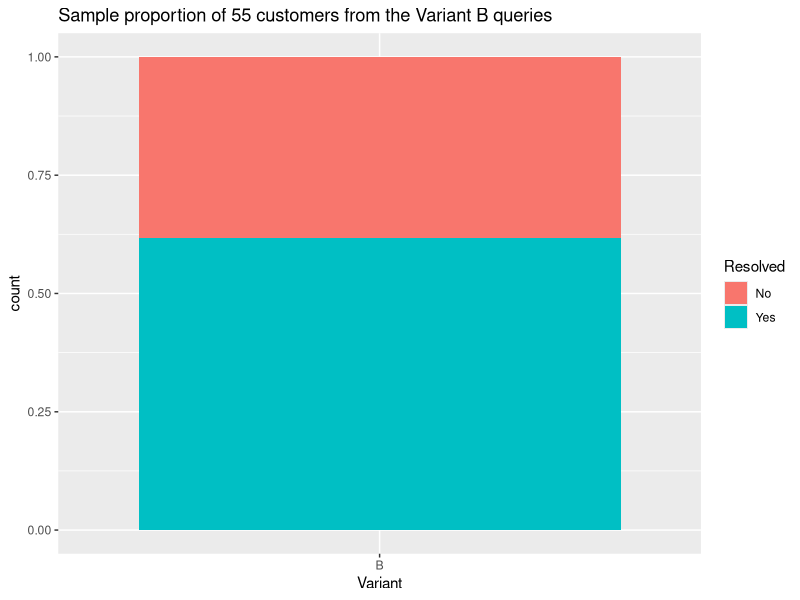
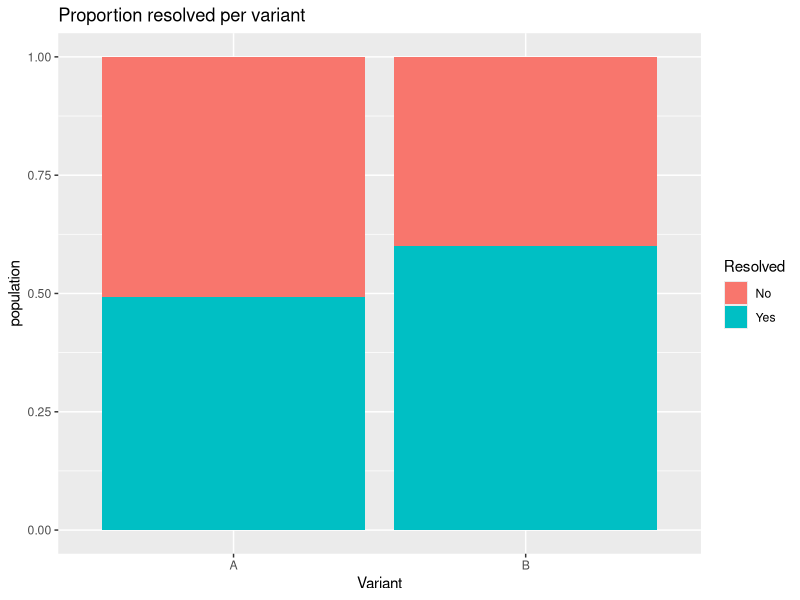
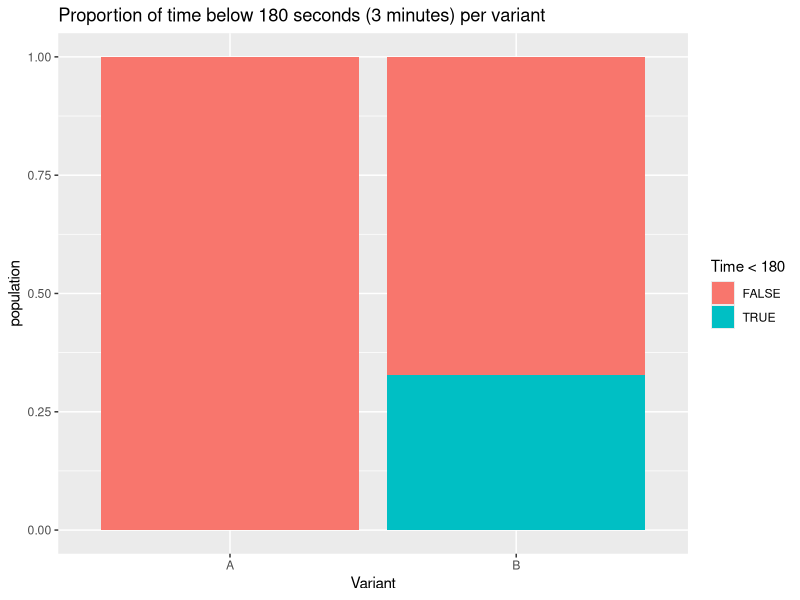
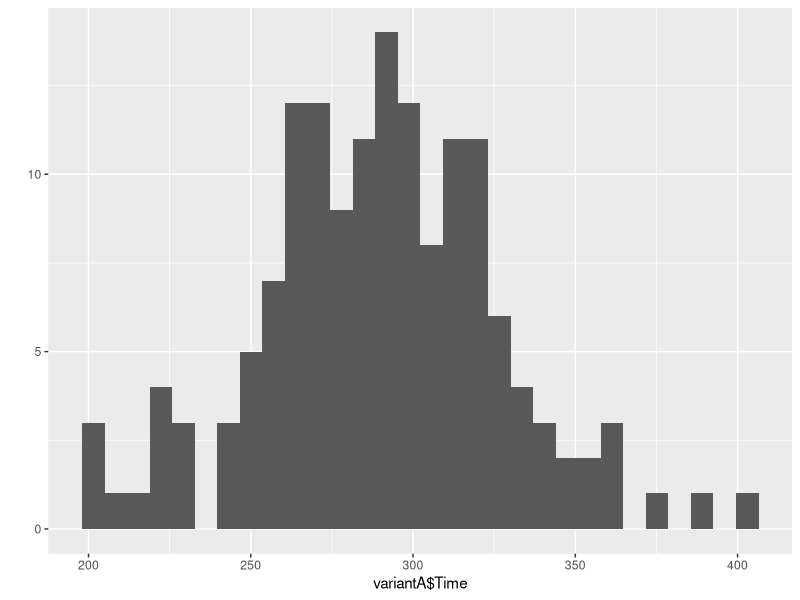
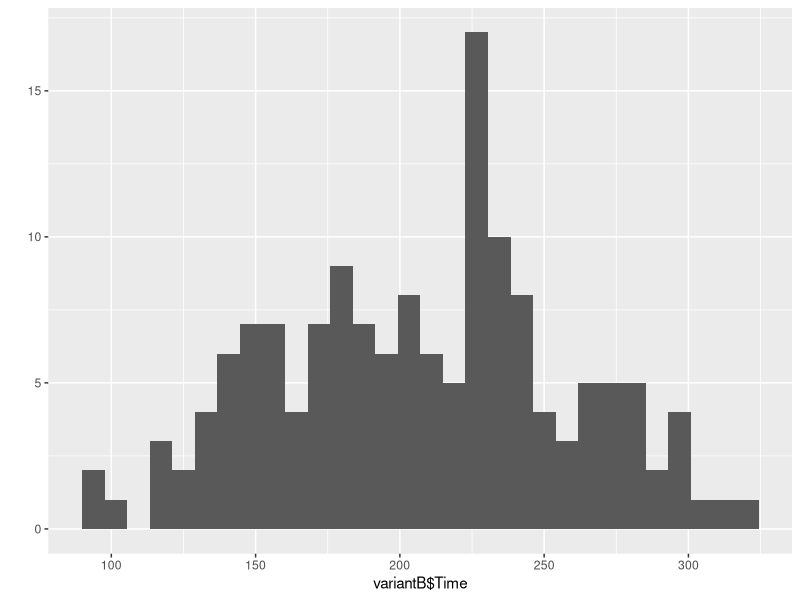

The R script that drew these images, in order:
## ---- chunk 1
library("tidyverse")
## ---- chunk 2
data <- data.frame(read.csv("./ab_test.csv", header = TRUE, sep = ","))

set.seed(626) # set the seed for a repeatable results

threshold <- floor(55 * 0.7)

calculateProbability <- function(events, allPossibleOutcomes) {
  return (round(events / allPossibleOutcomes, 3))
}

eventsAboveThresholdExperiment <- function(sample, noOfDays) {
  days <- list()

  for (x in 1:noOfDays) { # for no of days, gather samples of size 55 where resolution status is "Yes"
    day <- slice_sample(sample, n = 55)
    day <- day %>% select(Resolved) %>% filter(Resolved == "Yes")
    day <- count(day)$n
    days <- append(days, day)
  }
  
  # count and return the number of events which meet our condition
  daysMetCondition <- which(days >= threshold)
  noOfEvents <- length(daysMetCondition)
  return (noOfEvents)
}

calcIntervalEstimate <- function(variant, variantCnt) {
  sigma <- sqrt(sum((variant$Time - 180)**2) / variantCnt)
  
  stdErrMean <- sigma / (sqrt(variantCnt))
  
  marginOfErr <- qnorm(.95) * stdErrMean
  
  intervalEst <- mean(variant$Time)
  intervalEst <- intervalEst + c(-marginOfErr, marginOfErr)
  return (intervalEst)
}
## ---- chunk 3
variantB <- data %>%
  select(Variant, Time, Resolved) %>%
  filter(Variant == 'B')

visitsBelow3minVarB <- variantB %>%
  select(Time) %>%
  filter(Time < 180)

variantBCnt <- count(variantB)$n
visitsBelow3minVarBCnt <- count(visitsBelow3minVarB)$n

varBProbabilityVisitBelow3min <- calculateProbability(visitsBelow3minVarBCnt ,variantBCnt)

sprintf("Probability of a visit time below 3 minutes on the new variant (Variant B) = %s / %s = %s", visitsBelow3minVarBCnt, variantBCnt, varBProbabilityVisitBelow3min)
## ---- chunk 4
oneDaySample <- sample_n(variantB, 55) %>%
  summarise(count= n(), Time, Resolved, Variant)

ggplot(data = oneDaySample, aes(x = Variant, y = count, fill = Resolved)) +
  geom_bar(position = "fill", stat = "identity") +
  ggtitle("Sample proportion of 55 customers from the Variant B queries")
## ---- chunk 5
noOfDays <- 91 # for a calendar quater of days
eventsAboveThresholdVarB <- eventsAboveThresholdExperiment(variantB, noOfDays)

probabilityResolvedAboveThresholdVarB <- calculateProbability(eventsAboveThresholdVarB, noOfDays)

sprintf("probability that at least 70 percent of queries on the new site will be resolved in a day where it is assumed that 55 customers visit the site = %s", probabilityResolvedAboveThresholdVarB)
## ---- chunk 6
variantA <- data %>%
  select(Variant, Time, Resolved) %>%
  filter(Variant == 'A')

visitsBelow3minVarA <- variantA %>%
  select(Time) %>%
  filter(Time < 180)

variantACnt <- count(variantA)$n
visitsBelow3minVarACnt <- count(visitsBelow3minVarA)$n

varAProbabilityVisitBelow3min <- calculateProbability(visitsBelow3minVarACnt, variantACnt)

sprintf("Probability of a visit time below 3 minutes on the old variant (Variant A) = %s / %s = %s", visitsBelow3minVarACnt, variantACnt, varAProbabilityVisitBelow3min)

eventsAboveThresholdVarA <- eventsAboveThresholdExperiment(variantA, noOfDays)

probabilityResolvedAboveThresholdVarA <- calculateProbability(eventsAboveThresholdVarA, noOfDays)

sprintf("probability that at least 70 percent of queries on the old site will be resolved in a day where it is assumed that 55 customers visit the site = %s", probabilityResolvedAboveThresholdVarA)
## ---- chunk 7
variants <- unique(sort(data$Variant))
probabilityvisitDurationLessThan3Minutes <- c(varAProbabilityVisitBelow3min, varBProbabilityVisitBelow3min)
probabilityResolvedAbove70percent <- c(probabilityResolvedAboveThresholdVarA, probabilityResolvedAboveThresholdVarB)

comparedProbabilities <- data.frame(variants, probabilityvisitDurationLessThan3Minutes, probabilityResolvedAbove70percent)
comparedProbabilities %>%
  select(variants, probabilityvisitDurationLessThan3Minutes, probabilityResolvedAbove70percent) %>%
  summarise(Variant = variants,
            "Probability of visit less than 3 minutes" = probabilityvisitDurationLessThan3Minutes,
            "Probability of resolved queries above 70% on a random day with 55 visits" = probabilityResolvedAbove70percent)
## ---- chunk 8
population = count(data)$n

ggplot(data, aes(fill=Resolved, y=population, x=Variant)) +
  geom_bar(position = "fill", stat = "identity") +
  ggtitle("Proportion resolved per variant")
ggplot(data, aes(fill=Time<180, y=population, x=Variant)) +
  geom_bar(position = "fill", stat = "identity") +
  ggtitle("Proportion of time below 180 seconds (3 minutes) per variant")
## ---- chunk 9
sprintf("Variant A minimum time: %s, average time: %s, maximum time: %s", min(variantA$Time),  mean(variantA$Time),max(variantA$Time))
## ---- chunk 10
sprintf("Variant B minimum time: %s, average time: %s, maximum time: %s", min(variantB$Time),  mean(variantB$Time),max(variantB$Time))
## ---- chunk 11
qplot(variantA$Time, geom="histogram")
qplot(variantB$Time, geom="histogram")
## ---- chunk 12
t.test(variantB$Time, mu = 180)
## ---- chunk 13
t.test(variantA$Time, mu= 180)
## ---- chunk 14
calcIntervalEstimate(variantB, variantBCnt)

## ---- chunk 15
calcIntervalEstimate(variantA, variantACnt)
